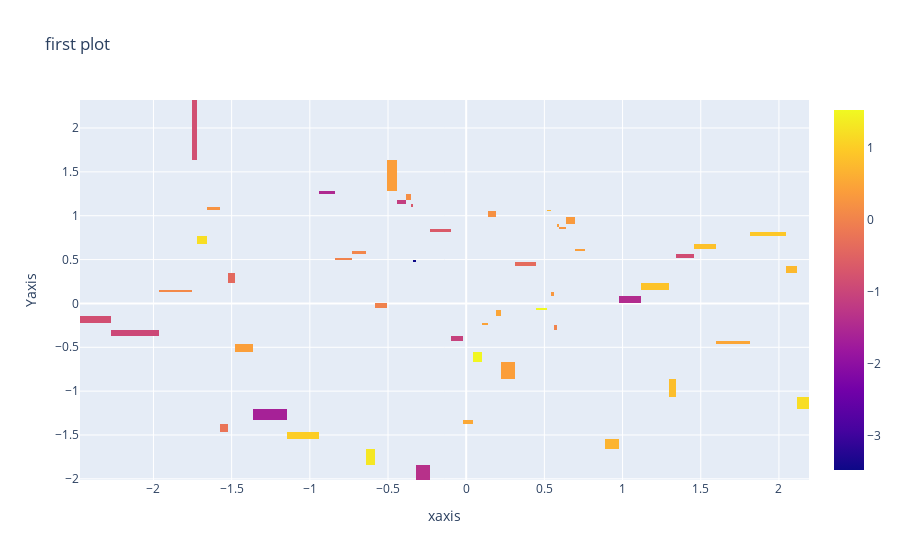

Notebook code for this chart:
### Markdown cell above
# Heatmap

### Code cell
x1 = np.random.randn(50)
x2 = np.random.randn(100)
x3 = np.random.randn(50)

data = [go.Heatmap(x=x1,y=x2,z=x3.tolist())]

fig= go.Figure(data=data,layout=layout)
fig
